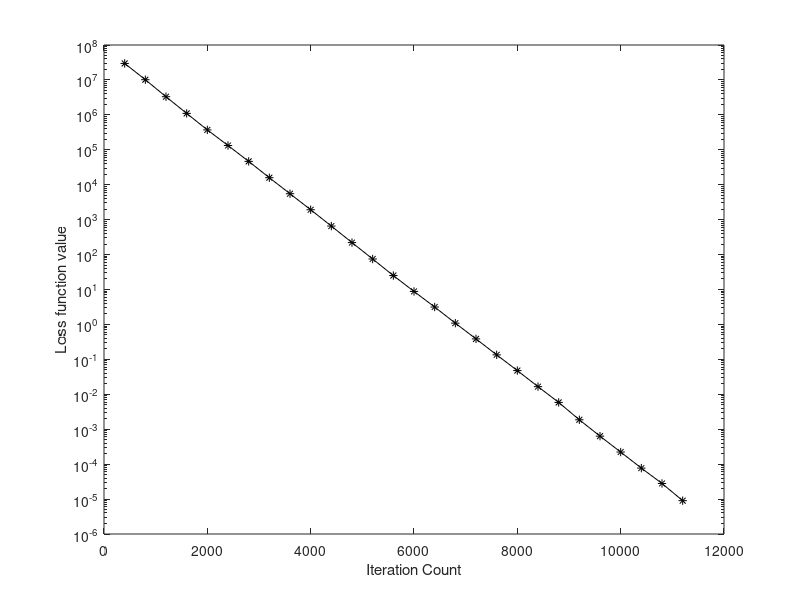

This chart was generated by the following MATLAB code:
clear alll; close all;

R = load('residuals.txt');

figure();
semilogy(400*(1:length(R)), R, 'k-*');
xlabel('Iteration Count')
ylabel('Loss function value');
